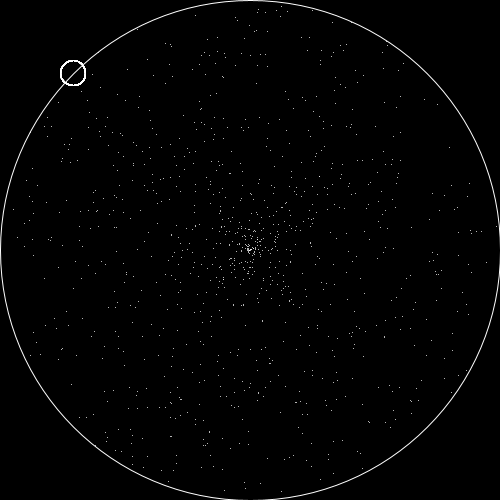
Frame 1 (no input)
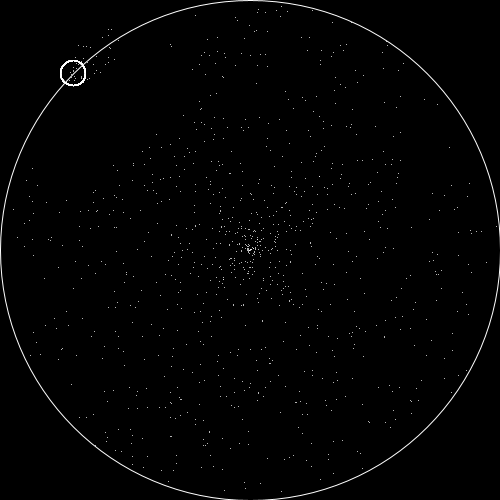
Frame 60 (the mouse pressed at the canvas centre just before this capture)
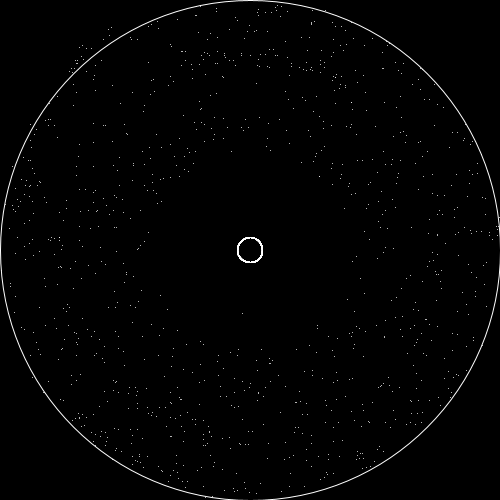
Frame 120 (the mouse held since frame 60 and released just before this capture)

The Processing sketch that drew these frames (run headless with seeded random() and noise(); from frame 60 on, the mouse is pressed at the canvas centre):

// Processing sketch: Rotate_02
// ── Rotate_02.pde
int particleCount = 1000;
Particle[] particles = new Particle[particleCount+1];

PVector circle = new PVector(250, 250);
int radiusC = 500;

void setup() {
  size(500, 500);
  colorMode(RGB, 1);
  stroke(1);

  fill(0);
  //frameRate(30);

  for (int x = particleCount; x >= 0; x--) {
    particles[x] = new Particle();
  }
}

void draw() {
  background(0);

  fill(255);
  //ellipse(mouseX, mouseY, 25, 25);

  ellipse(circle.x, circle.y, radiusC, radiusC);
  //ellipse(width/2, height/2, width, height);
  //quad(10, 10, width-10, 10, width-10, height-10, 10, height-10);
  for (int i = particleCount; i >= 0; i--) {
    Particle particle = (Particle) particles[i];
    particle.update();
  }
}

class Particle {
  //float x;
  //float y;
  //float vx;
  //float vy;

  //////////////////////////////////
  PVector location;
  PVector velocity = new PVector();
  //////////////////////////////////

  Particle() {
    //x = random(10, height-10);
    //y = random(10, height-10);
    
    float randAngle = random(-PI, PI);
    //translate(width/2, height/2);
    float randRayon = random(0, radiusC/2);

    //////////////////////////////////
    //location = new PVector(random(10, height-10), random(10, height-10));
    location = new PVector(circle.x + cos(randAngle) * randRayon, circle.y + sin(randAngle) * randRayon);
    //if (location.dist(circle) > radiusC/2){
    //  location = new PVector(random(10, height-10), random(10, height-10));
    //}
    //location.sub(circle);
    //location.limit(radiusC-50);
    //velocity = new PVector(vx, vy);
    //////////////////////////////////
  }

  void update() {
    //float rx = mouseX;
    //float ry = mouseY;

    PVector m = new PVector(mouseX, mouseY);
    //if (dist(m.x, m.y, circle.x, circle.y) > radiusC/2) {
      if (m.dist(circle) > radiusC/2) {
      m.sub(circle);
      m.normalize();
      m.mult(radiusC/2);
      m.add(circle);
    }

    //float radius = dist(x, y, rx, ry);
    //float radius = dist(x, y, m.x, m.y);
    //float radius = dist(location.x, location.y, m.x, m.y);
    float radius = location.dist(m);

    if (radius < 100) {
      //float angle = atan2(y-ry, x-rx);
      //float angle = atan2(y-m.y, x-m.x);
      float angle = atan2(location.y-m.y, location.x-m.x);

      //vx -= (150 - radius) * 0.01 * cos(angle + (0.7 + 0.0005 * (150 - radius)));
      //vy -= (150 - radius) * 0.01 * sin(angle + (0.7 + 0.0005 * (150 - radius)));
      velocity.x -= (150 - radius) * 0.01 * cos(angle + (0.7 + 0.0005 * (150 - radius)));
      velocity.y -= (150 - radius) * 0.01 * sin(angle + (0.7 + 0.0005 * (150 - radius)));
    }

    // x and y are increased by our velocities
    //x += vx;
    //y += vy;
    //location.x += vx;
    //location.y += vy;
    //location.x += velocity.x;
    //location.y += velocity.y;
    location.add(velocity);

    //The velocities are decreased by 3%
    //vx *= 0.97;
    //vy *= 0.97;
    //velocity.x *= 0.97;
    //velocity.y *= 0.97;
    velocity.mult(0.97);

    /*
    Boundary collision is calculated here. If the particle is beyond the boundary, its velocity is reversed and the particle is moved back into the main area.
     */
    //if (x > width-10) {
    //  vx *= -1;
    //  x = width-11;
    //}
    //if (x < 10) {
    //  vx *= -1;
    //  x = 11;
    //}
    //if (y > height-10) {
    //  vy *= -1;
    //  y = height-11;
    //}
    //if (y < 10) {
    //  vy *= -1;
    //  y = 11;
    //}

    //if (dist(location.x, location.y, circle.x, circle.y) > radius/2) {
    //vx *= -1;
    //vy *= -1;
    //location.sub(circle);
    //location.normalize();
    //location.mult(radius/2);
    //location.add(circle);
    //}

    if (location.dist(circle) > radiusC/2) {
      //location.sub(velocity);
      //location.normalize();
      velocity.mult(-1);

      //location.limit(radiusC);
      
      //location.limit(radiusC/2);

      //location.sub(circle);
      
      //location.mult(radius/2);
      //location.add(circle);

      //PVector n = location.get();
      //n.normalize();
      //n.mult(1.5*n.dot(velocity));
      //velocity.sub(n);
    }

    //if (location.x > width-10) {
    //  velocity.x *= -1;
    //  location.x = width-11;
    //}
    //if (location.x < 10) {
    //  velocity.x *= -1;
    //  location.x = 11;
    //}
    //if (location.y > height-10) {
    //  velocity.y *= -1;
    //  location.y = height-11;
    //}
    //if (location.y < 10) {
    //  velocity.y *= -1;
    //  location.y = 11;
    //}
    //if (location.x > angleBig) {
    //  velocity.x *= -1;
    //}

    //point((int)x, (int)y);
    //point((int)location.x, (int)location.y);
    point(int(location.x), int(location.y));

    ellipse(m.x, m.y, 25, 25);
  }
}
